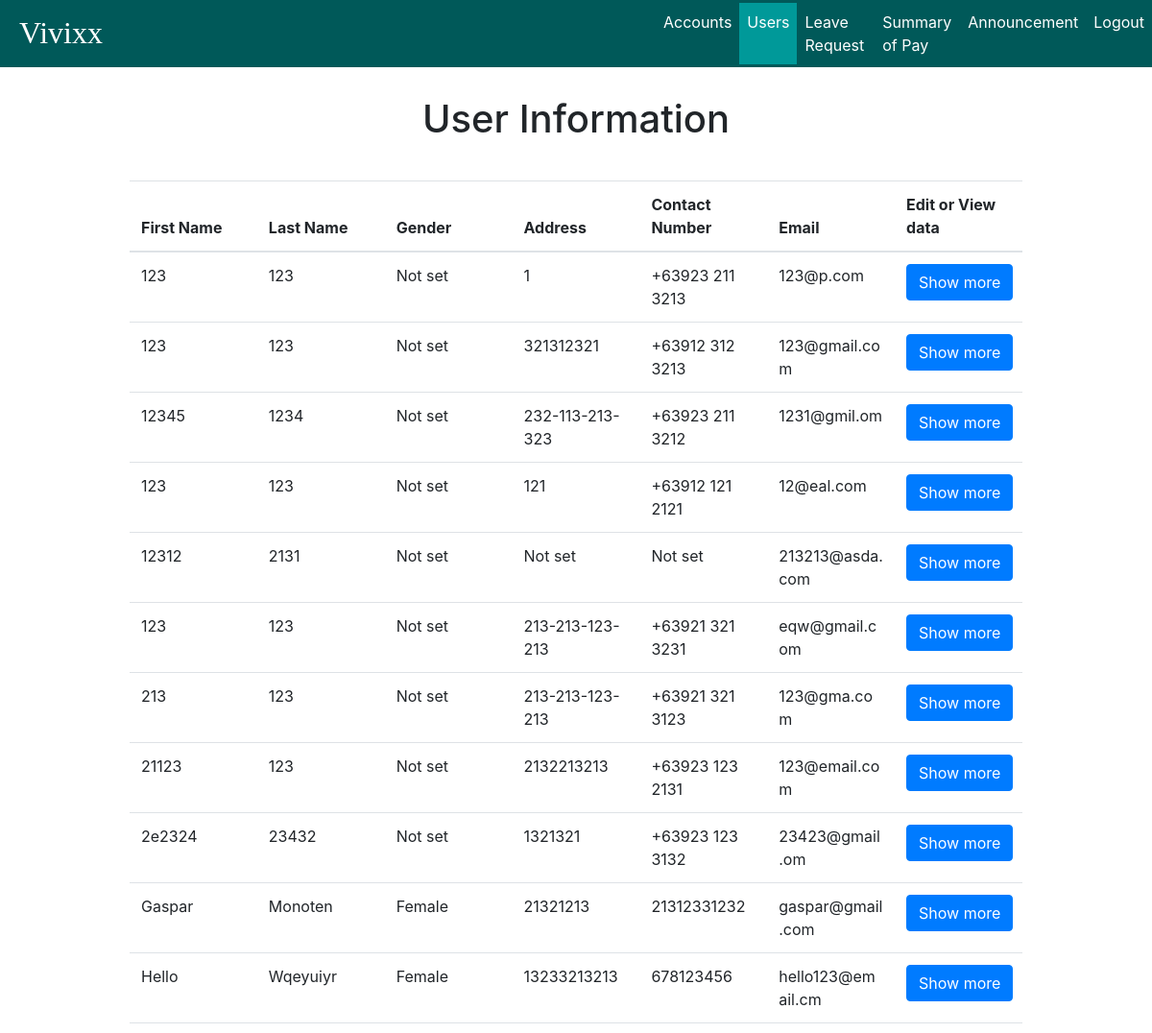
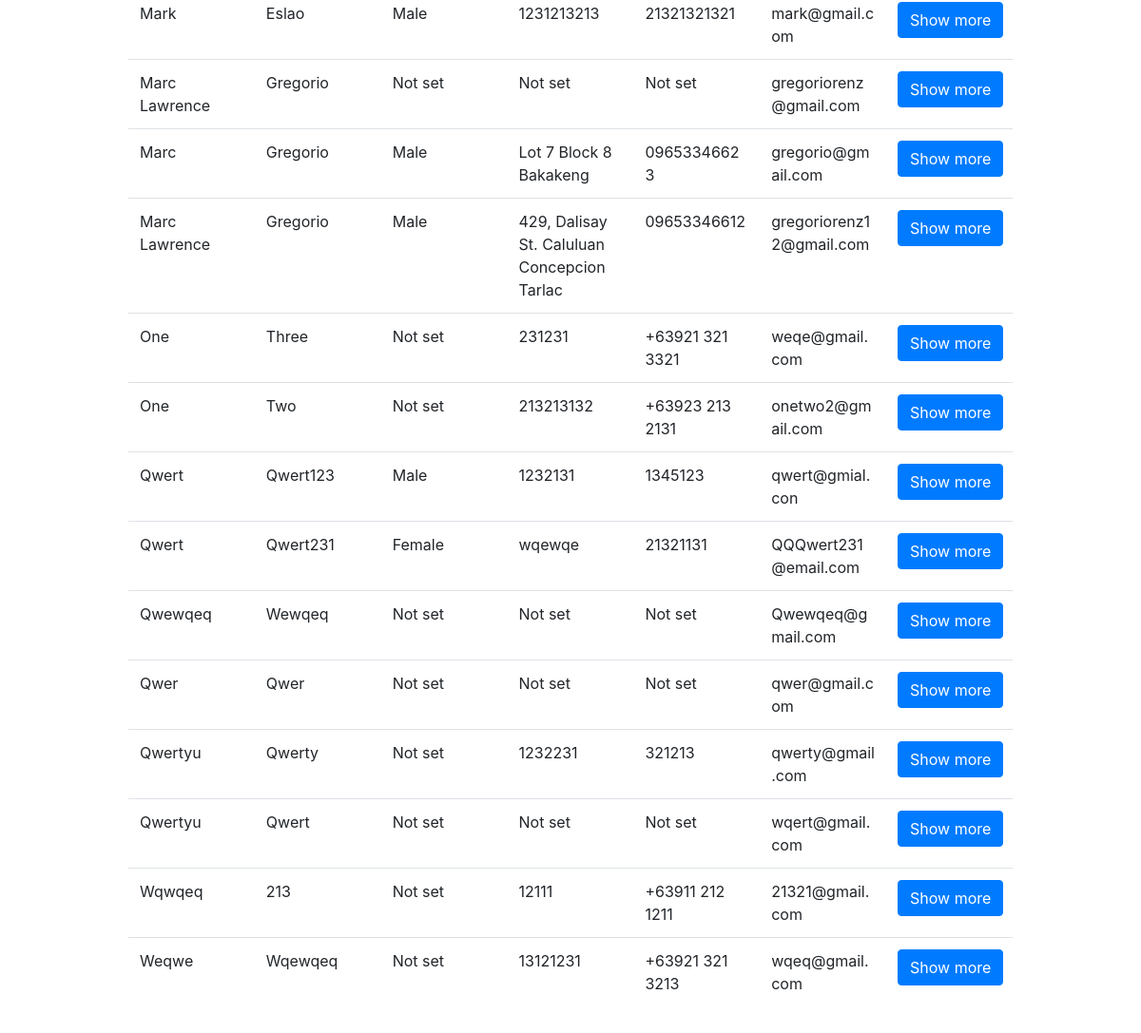
Page /admin/user_information/user_information.php (signed in) on the earlier database version (2 pictures, top to bottom).
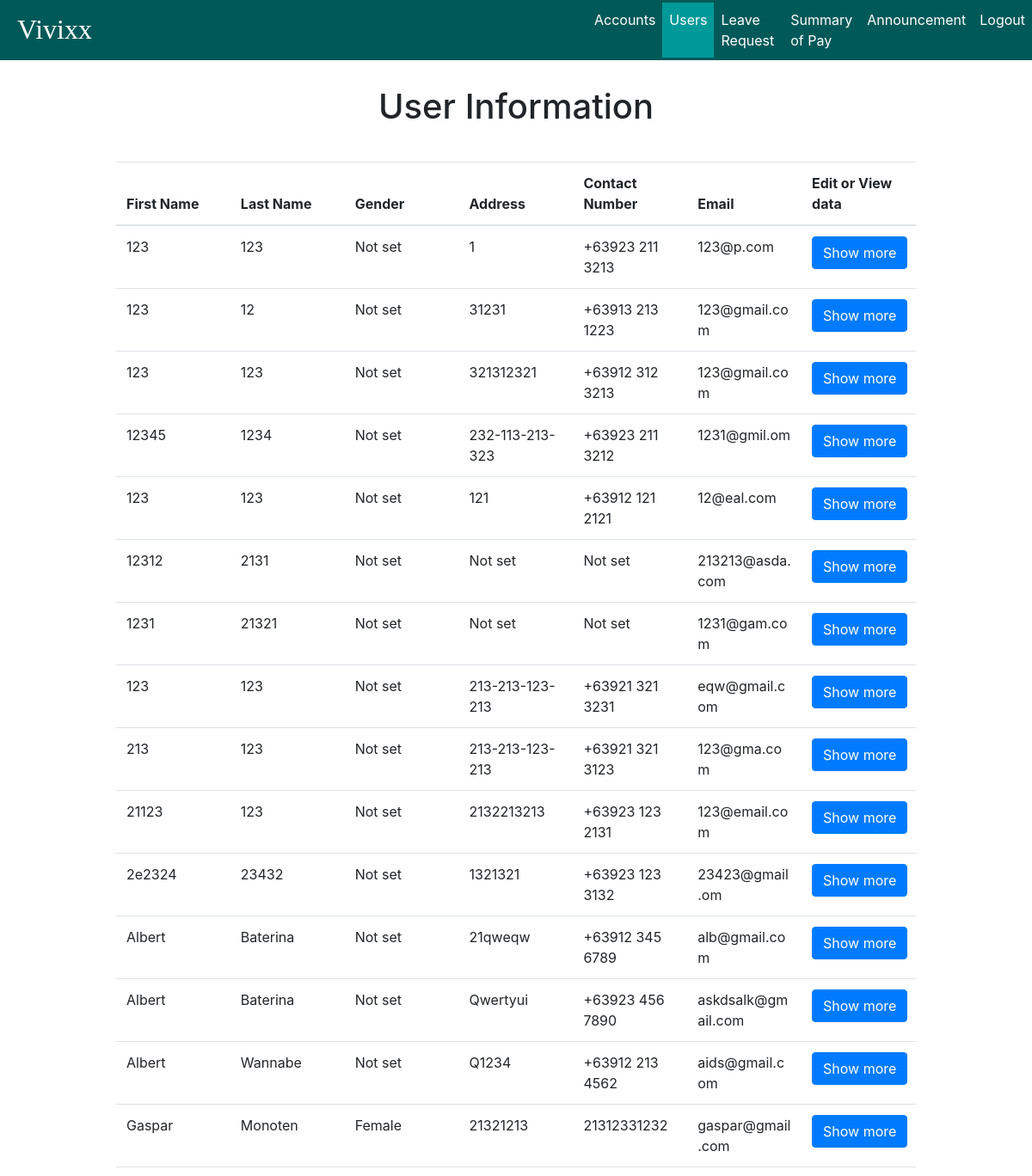
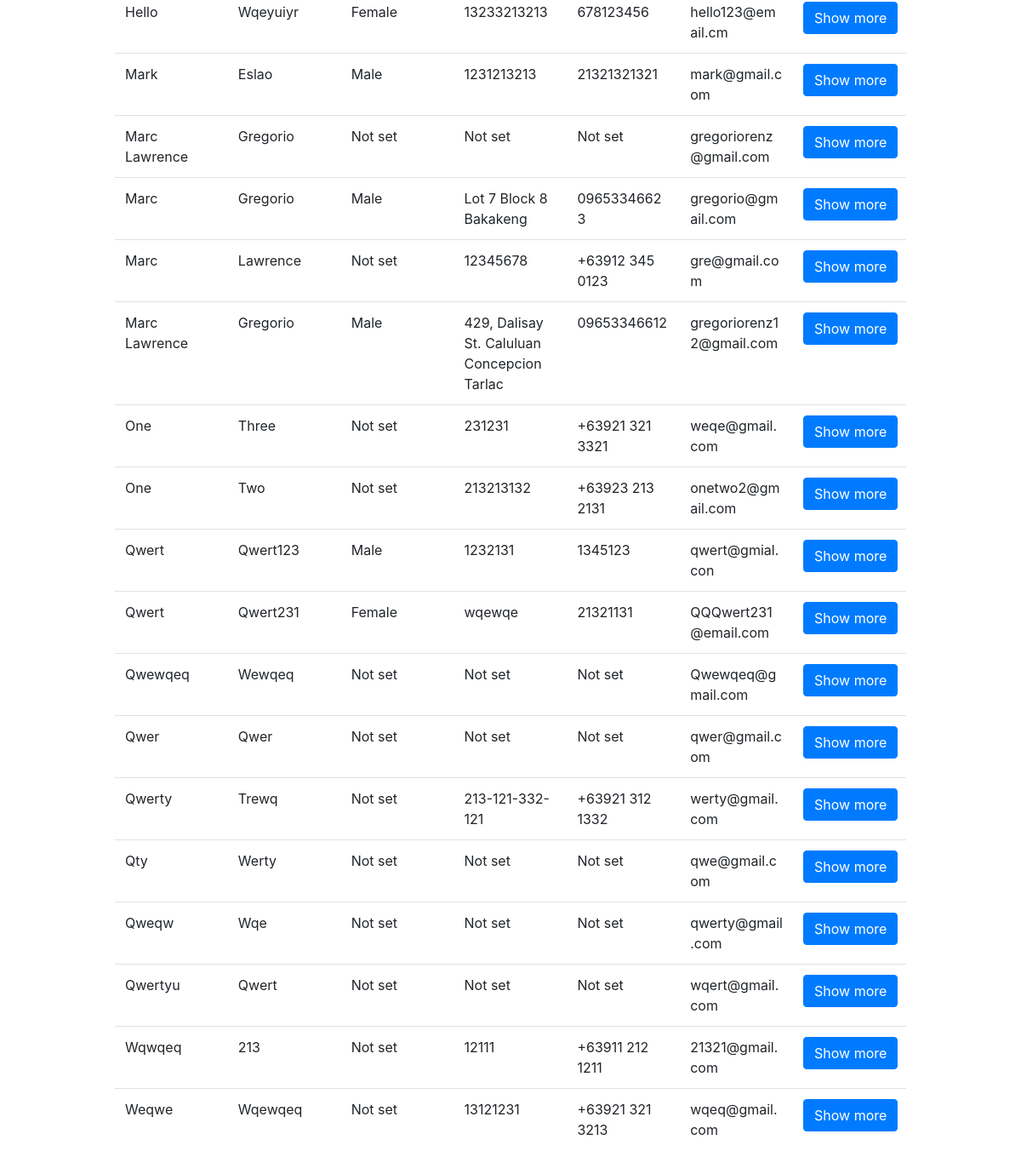
Same page on the later database version (2 pictures, top to bottom).
### tables this page shows
CREATE TABLE `user_info` (
  `user_id` int(11) NOT NULL,
  `prof_image` mediumblob,
  `signature` mediumblob,
  `first_name` varchar(45) DEFAULT NULL,
  `middle_name` varchar(45) DEFAULT NULL,
  `last_name` varchar(45) DEFAULT NULL,
  `birth_date` date DEFAULT NULL,
  `birth_place` varchar(45) DEFAULT NULL,
  `contact_number` varchar(45) DEFAULT NULL,
  `facebook_link` varchar(100) DEFAULT NULL,
  `gender` varchar(45) DEFAULT NULL,
  `height` varchar(45) DEFAULT NULL,
  `weight` int(3) DEFAULT NULL,
  `blood_type` enum('o','a','b','ab') DEFAULT NULL,
  `residential_address` varchar(45) DEFAULT NULL,
  `residential_zip` int(4) DEFAULT NULL,
  `residential_tel_no` varchar(45) DEFAULT NULL,
  `permanent_address` varchar(45) DEFAULT NULL,
  `permanent_zip` int(4) DEFAULT NULL,
  `permanent_tel_no` varchar(45) DEFAULT NULL,
  `citizenship` varchar(45) DEFAULT NULL,
  `civil_status` varchar(45) DEFAULT NULL,
  `sss_no` varchar(45) DEFAULT NULL,
  `tin` varchar(45) DEFAULT NULL,
  `philhealth_no` varchar(45) DEFAULT NULL,
  `pagibig_id_no` varchar(45) DEFAULT NULL,
  PRIMARY KEY (`user_id`),
  UNIQUE KEY `user_id_UNIQUE` (`user_id`),
  CONSTRAINT `user_id` FOREIGN KEY (`user_id`) REFERENCES `user` (`user_id`) ON DELETE CASCADE ON UPDATE CASCADE
);

CREATE TABLE `user` (
  `username` varchar(45) NOT NULL,
  `user_id` int(11) NOT NULL AUTO_INCREMENT,
  `email` varchar(45) NOT NULL,
  `password` varchar(255) NOT NULL,
  `date_registered` date NOT NULL,
  `status` enum('enabled','disabled') DEFAULT 'enabled',
  `type` enum('admin','user') DEFAULT 'user',
  PRIMARY KEY (`username`),
  UNIQUE KEY `user_id_UNIQUE` (`user_id`),
  UNIQUE KEY `username_UNIQUE` (`username`)
);

### admin/user_information/user_information.php (the view, shortened to what this page needs)
<!DOCTYPE html>
<html>
<head>
	<link rel="stylesheet" href="../../style/bootstrap/bootstrap.min.css">
	<link type="text/css" rel="stylesheet" href="../style/style.css" media="screen, projection">
    <link rel="stylesheet" href="../style/datatables.css">
</head>
<body>
	<div id="wrapper">
		<nav class="navbar fixed-top navbar-expand-lg navbar-dark" id="navigation-bar">
			<a href="../accounts/accounts_status.php" class="navbar-brand" style="margin-right:48vw;">Vivixx</a>
			<div class="collapse navbar-collapse" id="navbar-content">
				<ul class="navbar-nav">
					<li class="nav-item">
						<a class="nav-link" href="../accounts/accounts_status.php">Accounts</a>
					</li>
					<li class="nav-item active">
						<a class="nav-link" href="../user_information/user_information.php">Users</a>
					</li>
					<li class="nav-item">
						<a class="nav-link" href="../leave_request/leave_requests.php">Leave Request</a>
					</li>
					<li class="nav-item">
						<a class="nav-link" href="#">Summary of Pay</a>
					</li>
					<li class="nav-item">
						<a class="nav-link" href="../announcements/announcement.php">Announcement</a>
					</li>
					<li class="nav-item">
						<a class="nav-link logout" href="../utilities/logout.php">Logout</a>
					</li>
				</ul>
			</div>
		</nav>
		<div class="user-content container-fluid">
			<div class="text-center">
				<h1>User Information</h1>
			</div>
			<div style="margin: 5vh 15vh;">
				<table class="table" id="table">
					<thead>
						<tr>
							<th>First Name</th>
							<th>Last Name</th>
							<th>Gender</th>
							<th>Address</th>
							<th>Contact Number</th>
							<th>Email</th>
							<th>Edit or View data</th>
						</tr>
					</thead>
					<?php
					include '../../utilities/session.php';
					$sql = "select * from user_info natural join user where type='user';";
					$result = $connect->query($sql);
					if($result-> num_rows > 0){
						while($row = $result->fetch_assoc()){
							if($row["gender"] === "m"){
								$gender = "Male";
							}else if($row["gender"] === "f"){
								$gender = "Female";
							}else{
								$gender = "Not set";
							}
							if(!isset($row["residential_address"])){
								$address = "Not set";
							}else{
								$address = $row["residential_address"];
							}
							if(!isset($row["contact_number"])){
								$contact = "Not set";
							}else{
								$contact = $row["contact_number"];
							}
							$show = "
							<input name='show' value='show' style='display: none;'>
							<a href='view_information.php?user_id=".$row['user_id'].
								"& fname=".$row['first_name']."& mname=".$row['middle_name'] .
								"& lname=" .$row['last_name'] ."' class='show btn btn-primary'>Show more</a>";
							echo "
							<tr>
							<td>" . ucwords($row['first_name']) . "</td>
							<td>" . ucwords($row['last_name']) . "</td>
							<td>" . $gender . "</td>
							<td>" . $address . "</td>
							<td>" . $contact . "</td>
							<td>" . $row['email'] . "</td>
							<td>" . $show ."</td>
							</tr>";
						}
					}
					?>
				</table>
			</div>
		</div>
	</div>
</body>
</html>

### admin/style/style.css (style rules this page uses)
#navigation-bar { background-color: #005959; max-height: 70px; min-height: 70px; padding: 0 0 0 5px; }
#navigation-bar .navbar-brand { font-size: 2rem; font-family: rockwell; height: auto; margin: 3px 5px 5px 15px; }
#navigation-bar .navbar-nav .active { background-color: #009999; }
#navigation-bar .navbar-nav .nav-link { color: #fff; display: block; }
#wrapper #navbar-content { background-color: inherit; }
#wrapper .user-content { margin-top: 100px; }
table { margin: 0 auto; width: 100%; clear: both; border-collapse: collapse; table-layout: fixed; word-wrap:break-word; }

Differences in the rows shown:
removed user_info: first_name "Qwertyu", last_name "Qwerty", gender "Not set", residential_address "1232231", contact_number "321213", user.email "qwerty@gmail.com"
added user_info: first_name "123", last_name "12", gender "Not set", residential_address "31231", contact_number "+63913 213 1223", user.email "123@gmail.com"
added user_info: first_name "1231", last_name "21321", gender "Not set", residential_address "Not set", contact_number "Not set", user.email "1231@gam.com"
added user_info: first_name "Albert", last_name "Baterina", gender "Not set", residential_address "21qweqw", contact_number "+63912 345 6789", user.email "alb@gmail.com"
added user_info: first_name "Albert", last_name "Baterina", gender "Not set", residential_address "Qwertyui", contact_number "+63923 456 7890", user.email "askdsalk@gmail.com"
added user_info: first_name "Albert", last_name "Wannabe", gender "Not set", residential_address "Q1234", contact_number "+63912 213 4562", user.email "aids@gmail.com"
added user_info: first_name "Marc", last_name "Lawrence", gender "Not set", residential_address "12345678", contact_number "+63912 345 0123", user.email "gre@gmail.com"
added user_info: first_name "Qwerty", last_name "Trewq", gender "Not set", residential_address "213-121-332-121", contact_number "+63921 312 1332", user.email "werty@gmail.com"
added user_info: first_name "Qty", last_name "Werty", gender "Not set", residential_address "Not set", contact_number "Not set", user.email "qwe@gmail.com"
added user_info: first_name "Qweqw", last_name "Wqe", gender "Not set", residential_address "Not set", contact_number "Not set", user.email "qwerty@gmail.com"
